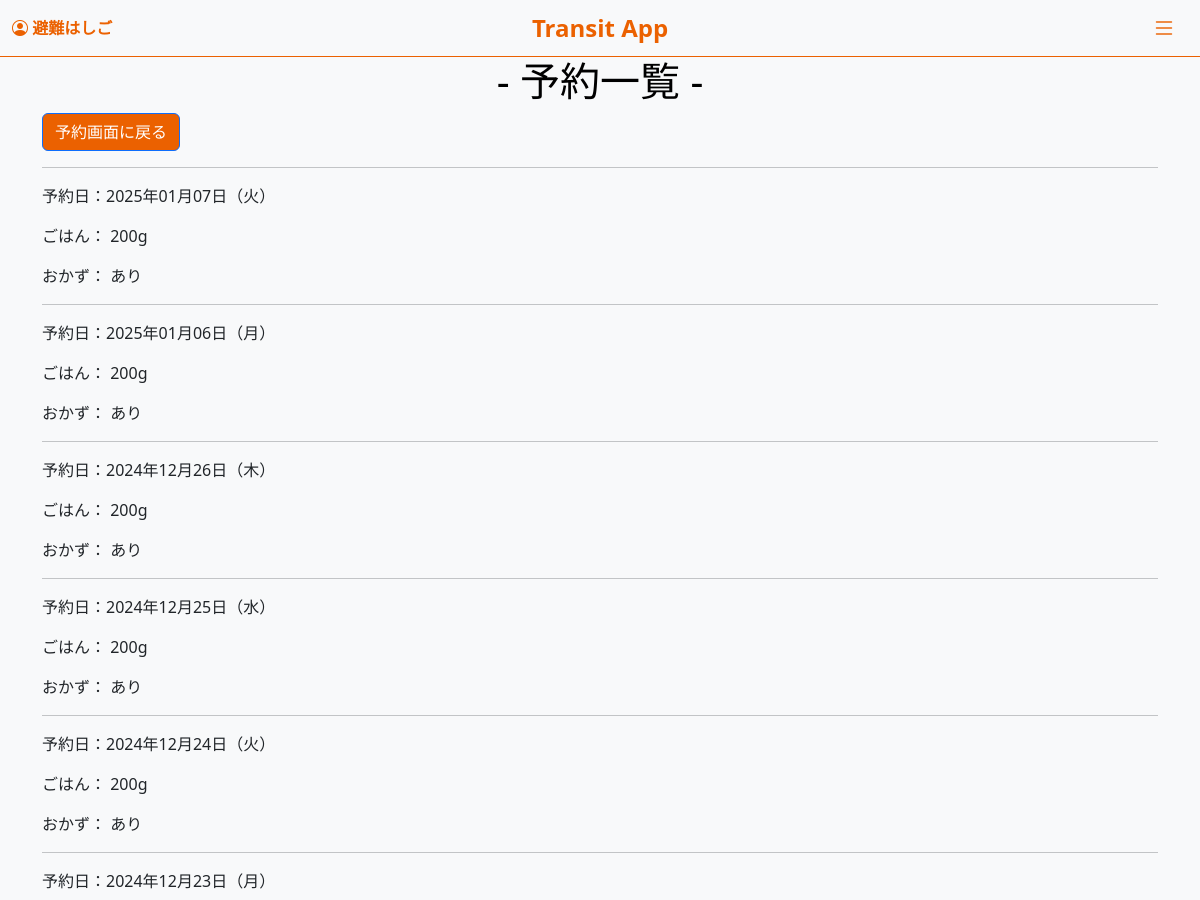
Page /reservation_list/ (signed in, upper part) on the earlier database version.
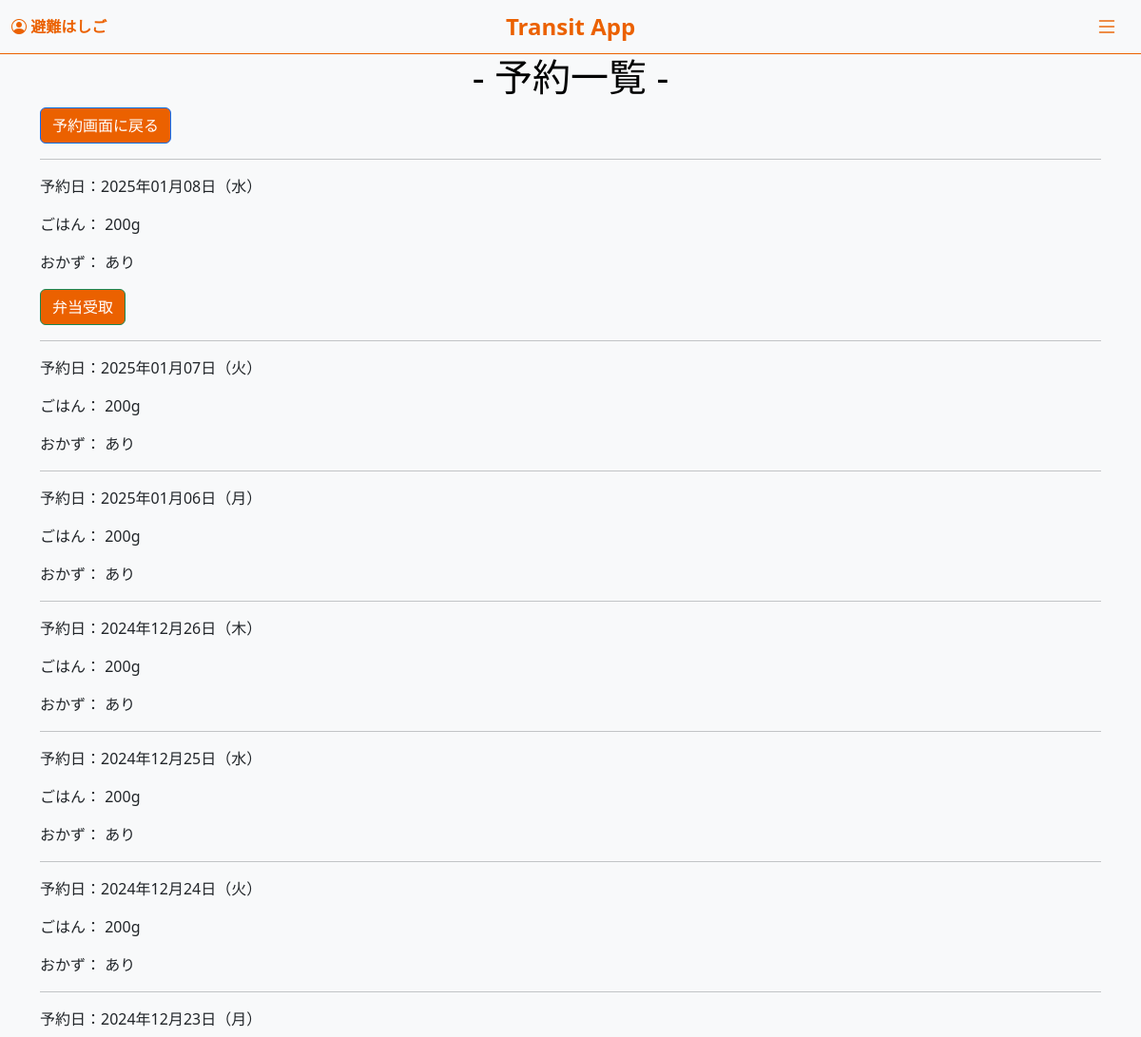
Same page on the later database version.
### accounts/models.py (models this page shows, shortened)
class BentoReservation(models.Model):
    user = models.ForeignKey(User, on_delete=models.CASCADE, related_name='reservations')
    reservation_date = models.DateField()
    side_dish = models.BooleanField(default=False)
    rice = models.BooleanField(default=False)
    rice_gram = models.IntegerField(null=True, blank=True)
    received = models.BooleanField(default=False)
    memo = models.TextField(blank=True, null=True)
    transfer_user = models.ForeignKey(User, on_delete=models.SET_NULL, null=True, blank=True, related_name='transferred_reservations')
    original_user = models.ForeignKey(User, on_delete=models.SET_NULL, null=True, blank=True, related_name='original_reservations')
    created_at = models.DateTimeField(auto_now_add=True, null=True)  # null=True を追加
    @property
    def can_cancel(self):
        cancel_deadline = self.reservation_date - timedelta(days=1)
        cancel_deadline_time = timezone.make_aware(datetime.combine(cancel_deadline, time(15, 0, 0)))
        return timezone.now() < cancel_deadline_time
    class Meta:
        verbose_name = "弁当予約"
        verbose_name_plural = "弁当予約一覧"

### accounts/views.py (the view)
# urls.py: path('reservation_list/', views.reservation_list, name='reservation_list'),
@login_required
def reservation_list(request):
    start_date = request.GET.get('start_date')
    end_date = request.GET.get('end_date')
    today = timezone.localdate()  # 現在の日付を取得
    reservations = BentoReservation.objects.filter(user=request.user)
    if start_date:
        reservations = reservations.filter(reservation_date__gte=start_date)
    if end_date:
        reservations = reservations.filter(reservation_date__lte=end_date)
    reservations = reservations.order_by('-reservation_date')
    return render(request, 'accounts/reservation_list.html', {
        'reservations': reservations,
        'start_date': start_date,
        'end_date': end_date,
        'today': today,  # テンプレートに渡す
    })

### accounts/templates/accounts/reservation_list.html (shortened to what this page needs)
{% extends "accounts/base.html" %}
{% block content %}
<h1 class="text-center">- 予約一覧 -</h1>
<a href="{% url 'bento_reservation' %}" class="btn btn-primary">予約画面に戻る</a>
<div class="reservation-cards">
    {% for reservation in reservations %}
        <hr>
        <p>予約日：{{ reservation.reservation_date|date:"Y年m月d日（D）" }}</p>
        <div class="reservation-content">
            <p>ごはん：{% if reservation.rice %} {{ reservation.rice_gram }}g {% else %}なし{% endif %}</p>
            <p>おかず：{% if reservation.side_dish %} あり {% else %}なし{% endif %}</p>
        </div>
        {% if reservation.reservation_date == today %}
            {% if not reservation.received %}
                <form method="POST" action="{% url 'receive_bento' reservation.id %}">
                    <button type="submit" class="btn btn-success">弁当受取</button>
                </form>
            {% else %}
                <p class="text-success">受け取り済</p>
            {% endif %}
        {% endif %}
    {% endfor %}
</div>
{% endblock %}

Differences in the rows shown:
added BentoReservation: reservation_date "2025年01月08日（水）", rice_gram "200", side_dish "あり", received "弁当受取"
